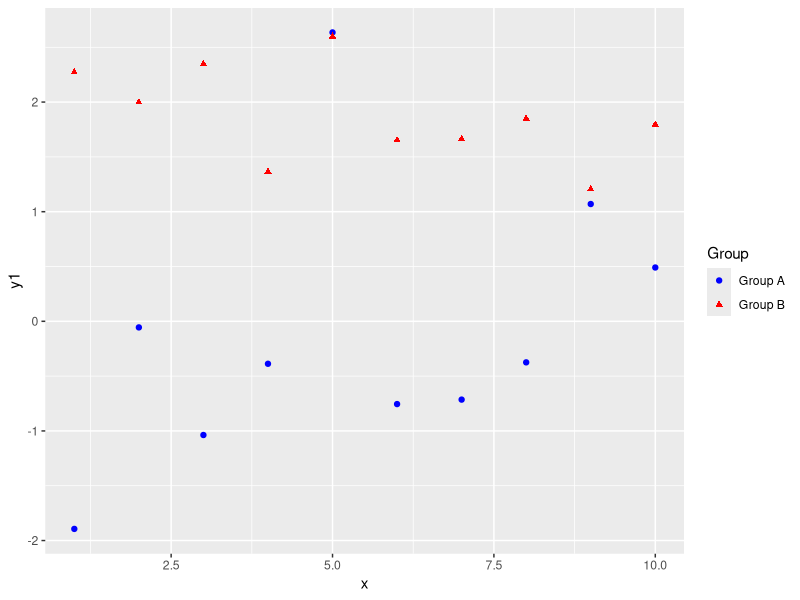
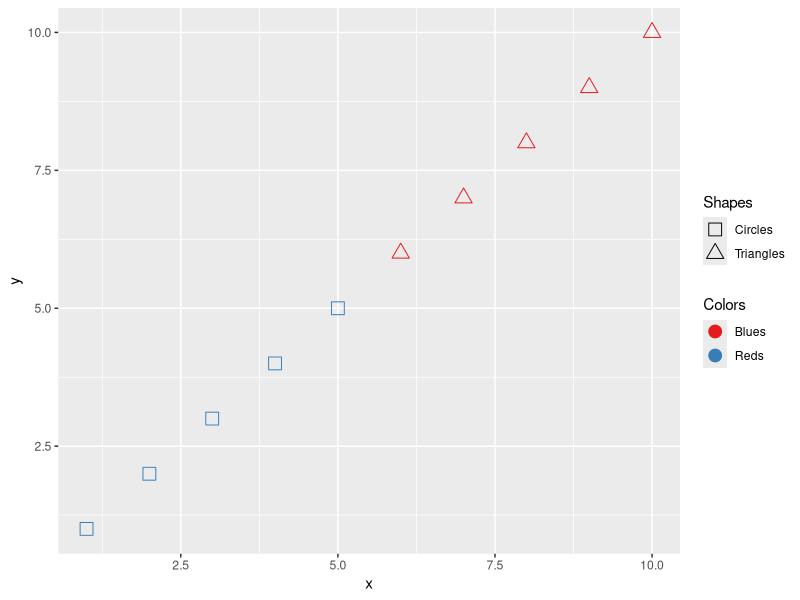
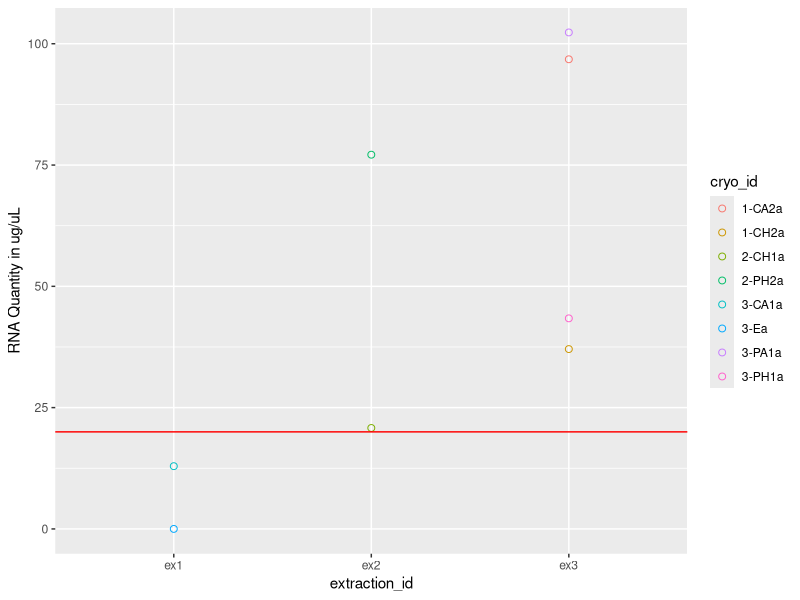
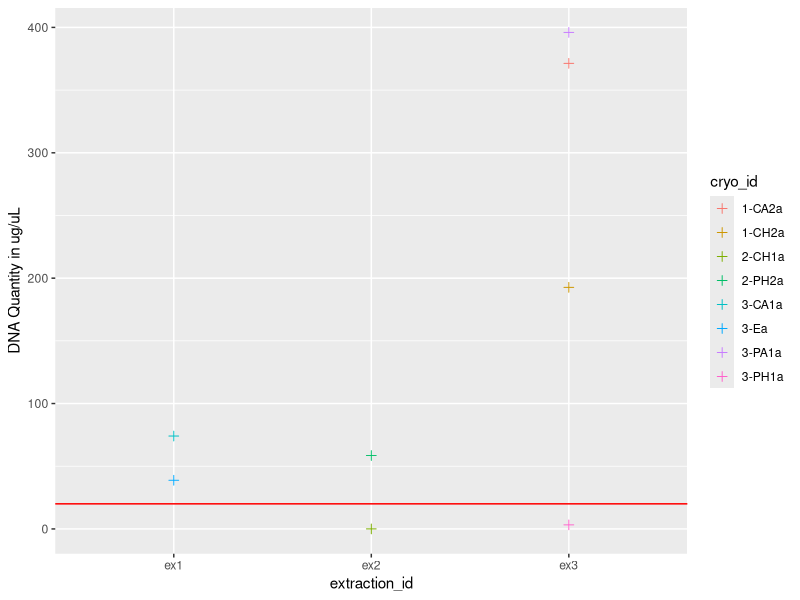
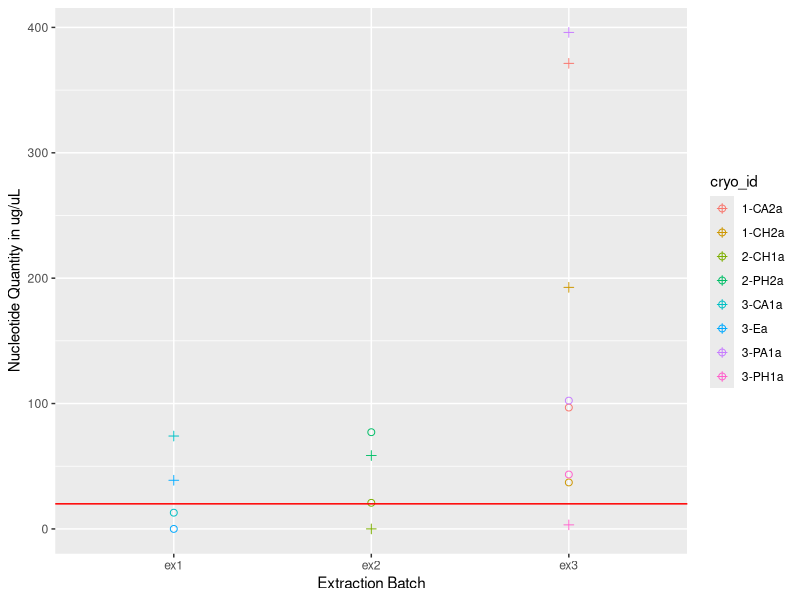
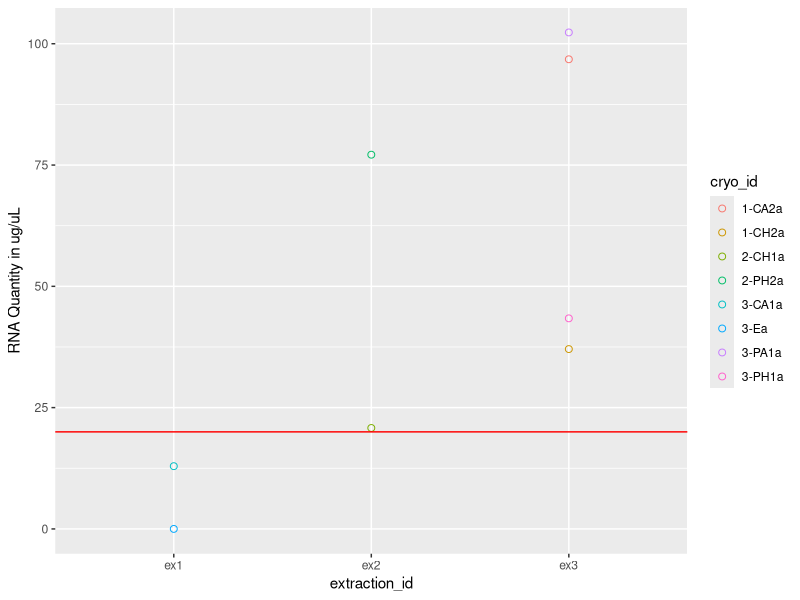
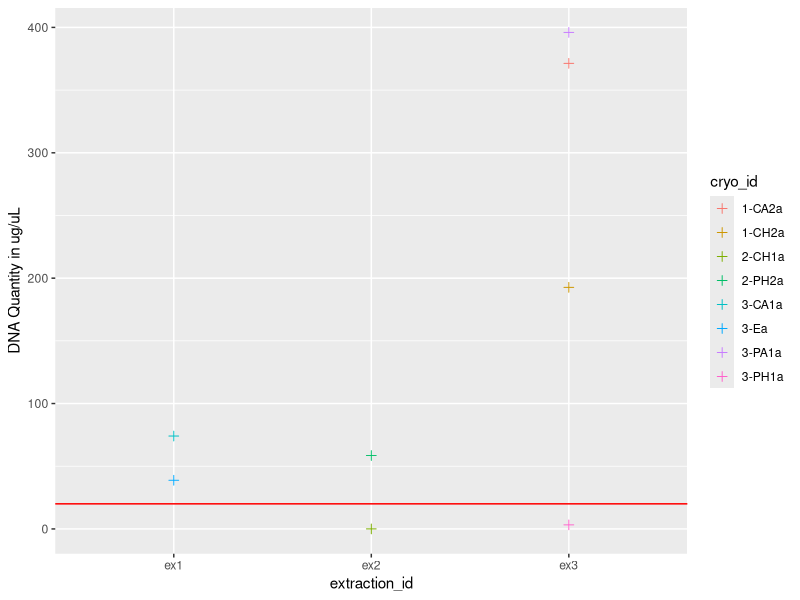
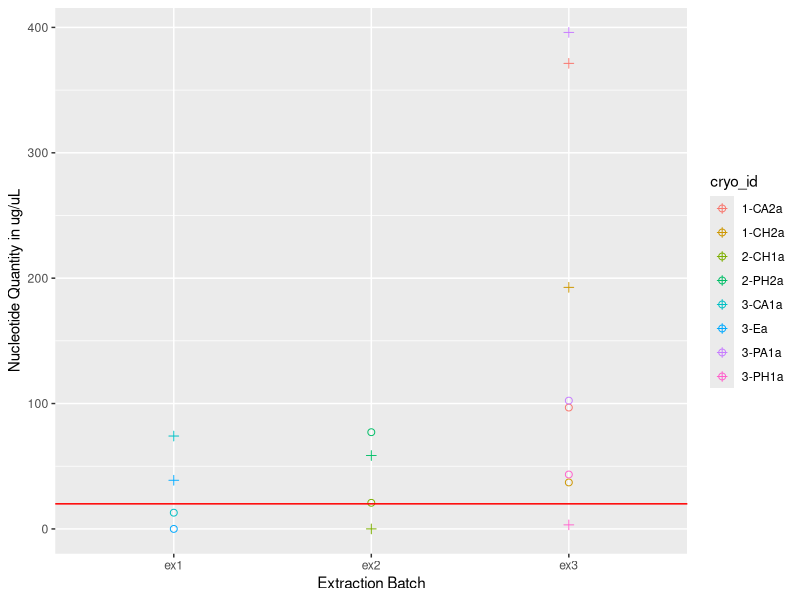

These figures' R source, in order:
## ---- chunk 1
knitr::opts_chunk$set(echo = TRUE)
## ---- chunk 2
library(tidyverse)
library(ggplot2)
library(readr)
## ---- chunk 3
extr_meta <- read_csv("../data/extractions_metadata.csv")
head(extr_meta)
## ---- chunk 4
extracted <- extr_meta %>%
  filter(!is.na(extraction_id))
head(extracted, 10)

## ---- chunk 5
# Make RNA average column and move to after 3rd reading `qubit_rna_3`
extracted <- extracted %>% 
  mutate(
    qubit_rna_avg = rowMeans(select(.,qubit_rna_1, qubit_rna_2, qubit_rna_3))) %>%
    relocate(qubit_rna_avg, .after = qubit_rna_3) 

# Make DNA average column and move to after 3rd reading `qubit_dna_3`   
extracted <- extracted %>% 
  mutate(   
    qubit_dna_avg = rowMeans(select(.,qubit_dna_1, qubit_dna_2, qubit_dna_3))) %>%
    relocate(qubit_dna_avg, .after = qubit_dna_3)
      

head(extracted)
## ---- chunk 6
# create sample data
df <- data.frame(x = 1:10, y1 = rnorm(10), y2 = rnorm(10, mean = 2), group = c(rep("Group A", 5), rep("Group B", 5)))

# create scatterplot with two y-variables and a group variable
p <- ggplot(df, aes(x = x)) + 
  geom_point(aes(y = y1, color = "Group A", shape = "Group A")) +
  geom_point(aes(y = y2, color = "Group B", shape = "Group B")) +
  scale_color_manual(values = c("Group A" = "blue", "Group B" = "red")) +
  scale_shape_manual(values = c("Group A" = 19, "Group B" = 17))

# add second legend
p <- p + guides(color = guide_legend(title = "Group"), shape = guide_legend(title = "Group"))

# display the plot
p
## ---- chunk 7
library(ggplot2)

# create sample data
df <- data.frame(x = 1:10, y = 1:10, group = c(rep("A", 5), rep("B", 5)), 
                 shape_group = c(rep("Circles", 5), rep("Triangles", 5)), 
                 color_group = c(rep("Reds", 5), rep("Blues", 5)))

# create plot with separate color and shape legends
ggplot(df, aes(x = x, y = y, shape = shape_group, color = color_group)) +
  geom_point(size = 4) +
  scale_color_brewer(palette = "Set1", name = "Colors") +
  scale_shape_manual(name = "Shapes", values = c(0, 2), 
                      labels = c("Circles", "Triangles"), 
                      guide = guide_legend(override.aes = list(size = 4)))

## ---- chunk 8
# Create base scatterplot
rna <- ggplot(data = extracted, aes(x = extraction_id, y = qubit_rna_avg, color = cryo_id)) +
  geom_point(size = 2, shape = 1) + 
  ylab("RNA Quantity in ug/uL") + 
  geom_hline(yintercept = 20, linetype = "solid", color = "red")

# save the plot as an PNG file
ggsave("../output/rna.png", plot = rna, width = 8, height = 4, dpi = 600)

# View plot
rna
## ---- chunk 9
dna <- ggplot(data = extracted, aes(x = extraction_id, y = qubit_dna_avg, color = cryo_id)) +
  geom_point(size = 2, shape = 3) + 
  ylab("DNA Quantity in ug/uL") + 
  geom_hline(yintercept = 20, linetype = "solid", color = "red")

# save the plot as an PNG file
ggsave("../output/dna.png", plot = dna, width = 8, height = 4, dpi = 600)

# View plot
dna
## ---- chunk 10
rna_dna <- rna +
  geom_point(data = extracted, aes(x = extraction_id, y = qubit_dna_avg, color = cryo_id), size = 2, shape = 3) +
  scale_shape_manual(name = "Nucleotides", values = c(0, 2), labels = c("RNA", "DNA")) +
  ylab("Nucleotide Quantity in ug/uL") + 
  xlab("Extraction Batch")

# save the plot as an PNG file
ggsave("../output/rna_dna.png", plot = rna_dna, width = 8, height = 4, dpi = 600)

# View plot
rna_dna
